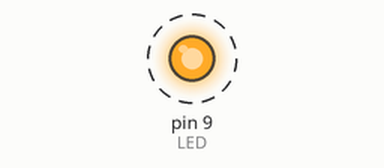
A sketch run on a simulated Arduino Uno, built with avr-gcc and run on an emulated ATmega328P. Parts: output pins drawn as LEDs (lit = HIGH). Dashed ring = blinking.

Above: at 0.05 s.
Timing chart, 0 to 3.0 s (numbered marks = the images above):
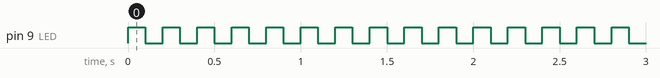

The sketch:

b1_Blink_9.ino
```cpp
// 最初に1回だけ処理される部分

const int LED = 9;            // 9番ピンにLEDをつないでいる

void setup() {
  pinMode(LED, OUTPUT);       // LEDに出力
}

// 繰り返し実行される部分
void loop() {
   digitalWrite(LED, HIGH);   // LEDを点ける
   delay(100);                // 1秒待つ
   digitalWrite(LED, LOW);    // LEDを消す
   delay(100);                // 1秒待つ
}
```

Measured:
- by itself, pin 9 (LED): alternates HIGH for 0.10 s and LOW for 0.10 s
